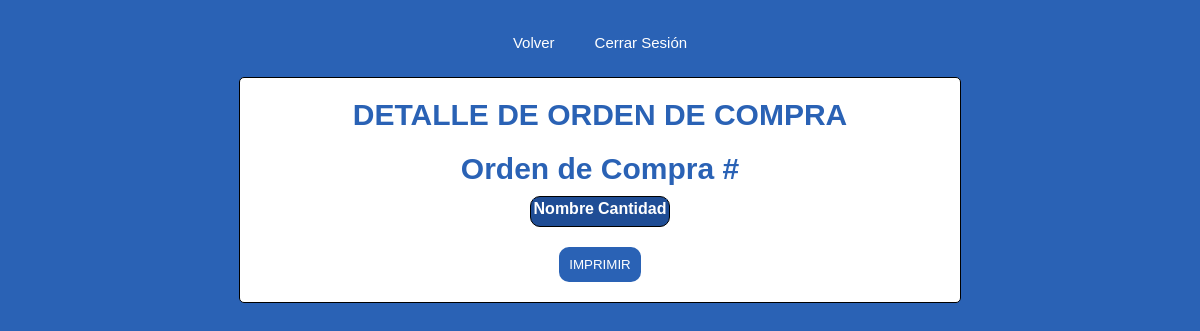
The app's page /Inventario/detalle_orden/1/ (signed in), older data.
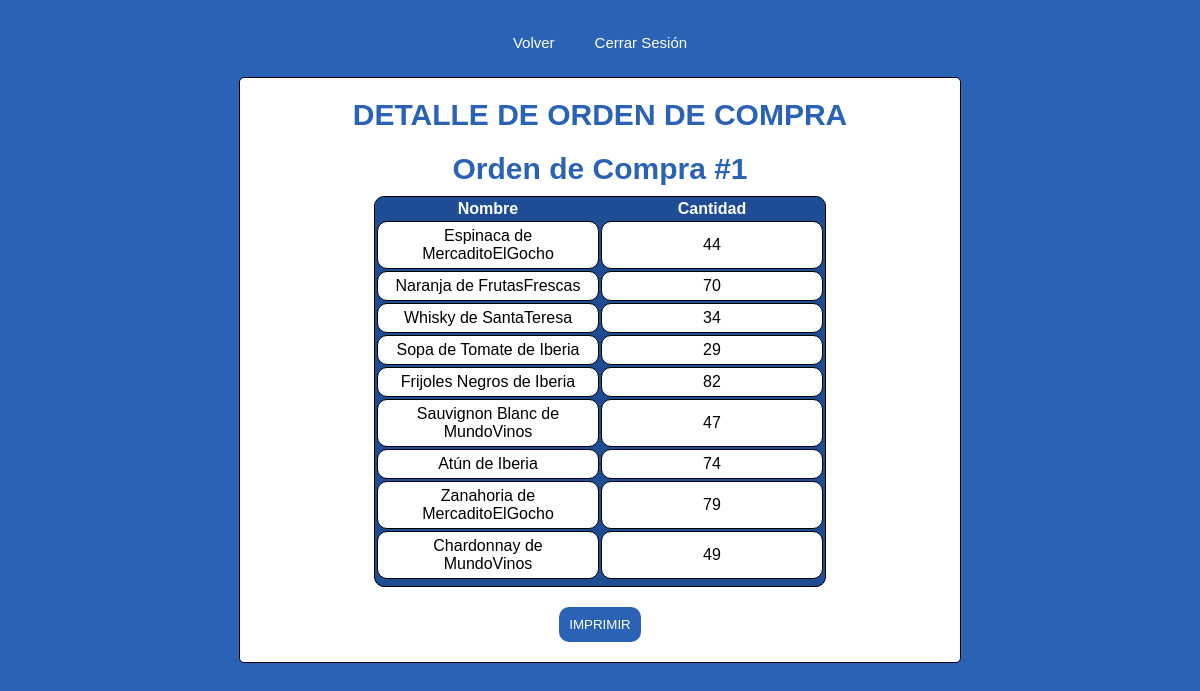
The same page, newer data.
### Inventario/models.py (models this page shows)
class Orden_Compra(models.Model):
    fecha = models.DateTimeField(auto_now_add=True)

class Orden_Productos(models.Model):
    orden = models.ForeignKey(Orden_Compra, related_name='productos', on_delete=models.CASCADE)
    nombre = models.CharField(max_length=100)
    cantidad = models.IntegerField()

### Inventario/views.py (the view)
# urls.py: path('detalle_orden/<int:orden_id>/', views.detalle_orden, name='detalle_orden'),
def detalle_orden(request, orden_id):
    if not (request.user.groups.filter(name='Administrador') or
            request.user.groups.filter(name='Almacenista') or
            request.user.is_staff):
        return redirect('index')
    orden = Orden_Compra.objects.filter(id=orden_id).first()  # Obtener la orden de compra con el id proporcionado
    productos = Orden_Productos.objects.filter(orden=orden)  # Obtener los productos de esa orden de compra
    return render(request, 'Inventario/detalle_orden.html', {'orden': orden, 'productos': productos})

### Inventario/templates/Inventario/detalle_orden.html (shortened to what this page needs)
{% load static %}
<!DOCTYPE html>
<html lang="es">
<head>
    <link rel="stylesheet" type="text/css" href="{% static 'css/detalle_orden.css' %}">
</head>
<body>
    <div class="navegacion">
        <nav>
            <ul>
                <li><a href="{% url 'index_inventario' %}">Volver</a></li>
                {% if user.is_authenticated %}
                    <li><a href="{% url 'logout_usuario' %}">Cerrar Sesión</a></li>
                {% else %}
                    <li><a href="{% url 'login_usuario' %}">Iniciar Sesión</a></li>
                {% endif %}
            </ul>
        </nav>
      </div>
    <div class="container">
        <h1>DETALLE DE ORDEN DE COMPRA</h1>
        <h2>Orden de Compra #{{ orden.id }}</h2>
        <table>
            <tr>
                <th>Nombre</th>
                <th>Cantidad</th>
            </tr>
            {% for producto in productos %}
            <tr>
                <td>{{ producto.nombre }}</td>
                <td>{{ producto.cantidad }}</td>
            </tr>
            {% endfor %}
        </table>
        <button onclick="window.print()">IMPRIMIR</button>
    </div>
</body>
</html>

Row changes from the older to the newer data that the page shows:
added Orden_Compra: id "1"
added Orden_Productos: nombre "Espinaca de MercaditoElGocho", cantidad "44"
added Orden_Productos: nombre "Naranja de FrutasFrescas", cantidad "70"
added Orden_Productos: nombre "Whisky de SantaTeresa", cantidad "34"
added Orden_Productos: nombre "Sopa de Tomate de Iberia", cantidad "29"
added Orden_Productos: nombre "Frijoles Negros de Iberia", cantidad "82"
added Orden_Productos: nombre "Sauvignon Blanc de MundoVinos", cantidad "47"
added Orden_Productos: nombre "Atún de Iberia", cantidad "74"
added Orden_Productos: nombre "Zanahoria de MercaditoElGocho", cantidad "79"
added Orden_Productos: nombre "Chardonnay de MundoVinos", cantidad "49"
